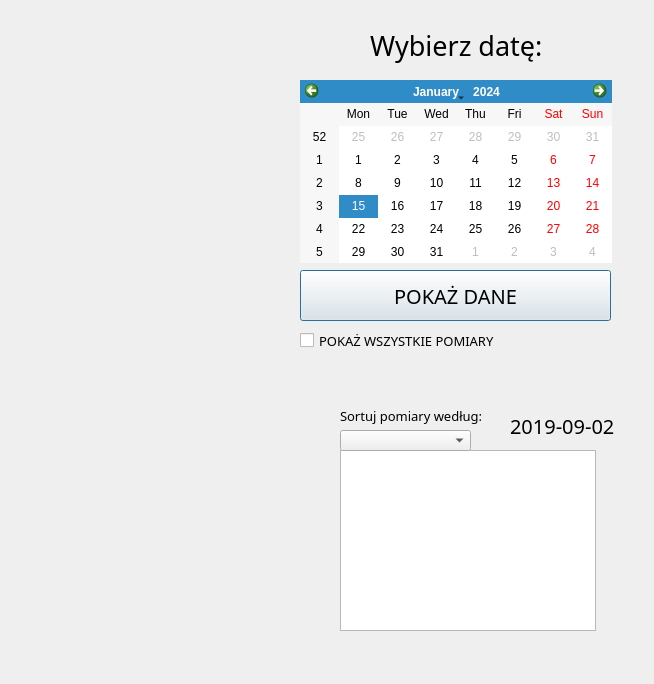
<?xml version="1.0" encoding="UTF-8"?>
<ui version="4.0">
 <class>Dialog</class>
 <widget class="QDialog" name="Dialog">
  <property name="geometry">
   <rect>
    <x>0</x>
    <y>0</y>
    <width>654</width>
    <height>684</height>
   </rect>
  </property>
  <property name="windowTitle">
   <string>Dialog</string>
  </property>
  <widget class="QPushButton" name="b_show">
   <property name="geometry">
    <rect>
     <x>300</x>
     <y>270</y>
     <width>311</width>
     <height>51</height>
    </rect>
   </property>
   <property name="font">
    <font>
     <family>Microsoft YaHei Light</family>
     <pointsize>15</pointsize>
     <weight>50</weight>
     <bold>false</bold>
    </font>
   </property>
   <property name="text">
    <string>POKAŻ DANE</string>
   </property>
  </widget>
  <widget class="QListWidget" name="listWidget">
   <property name="geometry">
    <rect>
     <x>340</x>
     <y>450</y>
     <width>256</width>
     <height>181</height>
    </rect>
   </property>
  </widget>
  <widget class="QCalendarWidget" name="calendarWidget">
   <property name="geometry">
    <rect>
     <x>300</x>
     <y>80</y>
     <width>312</width>
     <height>183</height>
    </rect>
   </property>
  </widget>
  <widget class="QLabel" name="l_data">
   <property name="geometry">
    <rect>
     <x>510</x>
     <y>400</y>
     <width>151</width>
     <height>51</height>
    </rect>
   </property>
   <property name="font">
    <font>
     <family>Microsoft YaHei Light</family>
     <pointsize>15</pointsize>
     <weight>50</weight>
     <bold>false</bold>
    </font>
   </property>
   <property name="text">
    <string>2019-09-02</string>
   </property>
  </widget>
  <widget class="QLabel" name="l_data_2">
   <property name="geometry">
    <rect>
     <x>370</x>
     <y>20</y>
     <width>181</width>
     <height>51</height>
    </rect>
   </property>
   <property name="font">
    <font>
     <family>Microsoft YaHei Light</family>
     <pointsize>20</pointsize>
     <weight>50</weight>
     <bold>false</bold>
    </font>
   </property>
   <property name="text">
    <string>Wybierz datę:</string>
   </property>
  </widget>
  <widget class="QLabel" name="widget">
   <property name="geometry">
    <rect>
     <x>60</x>
     <y>20</y>
     <width>165</width>
     <height>168</height>
    </rect>
   </property>
   <property name="font">
    <font>
     <family>Microsoft YaHei Light</family>
     <weight>50</weight>
     <bold>false</bold>
    </font>
   </property>
   <property name="text">
    <string/>
   </property>
  </widget>
  <widget class="QComboBox" name="d_sort">
   <property name="geometry">
    <rect>
     <x>340</x>
     <y>430</y>
     <width>131</width>
     <height>21</height>
    </rect>
   </property>
   <property name="font">
    <font>
     <family>Microsoft YaHei UI Light</family>
    </font>
   </property>
  </widget>
  <widget class="QCheckBox" name="checkbox_all">
   <property name="geometry">
    <rect>
     <x>300</x>
     <y>320</y>
     <width>211</width>
     <height>41</height>
    </rect>
   </property>
   <property name="font">
    <font>
     <family>Microsoft YaHei Light</family>
     <pointsize>10</pointsize>
    </font>
   </property>
   <property name="text">
    <string>POKAŻ WSZYSTKIE POMIARY</string>
   </property>
  </widget>
  <widget class="QLabel" name="l_data_3">
   <property name="geometry">
    <rect>
     <x>340</x>
     <y>400</y>
     <width>151</width>
     <height>31</height>
    </rect>
   </property>
   <property name="font">
    <font>
     <family>Microsoft YaHei Light</family>
     <pointsize>10</pointsize>
     <weight>50</weight>
     <bold>false</bold>
    </font>
   </property>
   <property name="text">
    <string>Sortuj pomiary według:</string>
   </property>
  </widget>
 </widget>
 <resources/>
 <connections/>
</ui>
